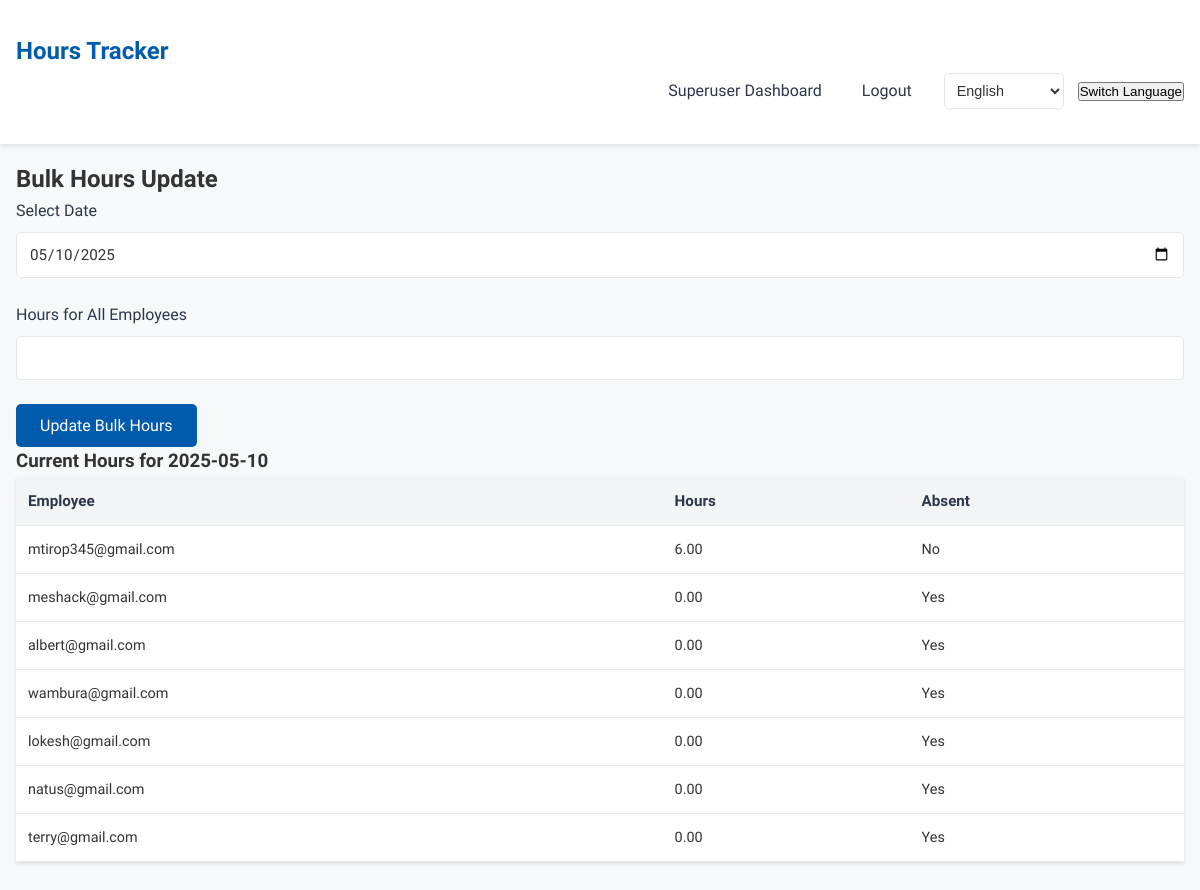
Screenshot of /bulk-hours/ (signed in) with the database file from the repository.
### hours_tracker/models.py (models this page shows, shortened)
class WorkHours(models.Model):
    user = models.ForeignKey(CustomUser, on_delete=models.CASCADE)
    date = models.DateField()
    hours = models.DecimalField(max_digits=5, decimal_places=2)
    is_absence = models.BooleanField(default=False)
    class Meta:
        unique_together = ('user', 'date')

class CustomUser(AbstractUser):
    is_employee = models.BooleanField(default=False)
    is_admin = models.BooleanField(default=False)
    hourly_wage = models.DecimalField(max_digits=10, decimal_places=2, default=0.00)
    first_name = models.CharField(max_length=100, blank=True)
    last_name = models.CharField(max_length=100, blank=True)
    account_number = models.CharField(max_length=20, blank=True)
    is_contracted = models.BooleanField(default=False)
    visa_type = models.CharField(max_length=50, blank=True)
    bank_name = models.CharField(max_length=100, blank=True)

### hours_tracker/views.py (the view, shortened to what this page needs)
# urls.py: path('bulk-hours/', views.bulk_hours_view, name='bulk_hours'),
@login_required
def bulk_hours_view(request):
    lang = request.session.get('language', 'en')
    logger.debug(f"bulk_hours_view - Session language: {lang}, Session key: {request.session.session_key}")
    template = f'bulk_hours_{lang}.html'
    logger.debug(f"bulk_hours_view - Rendering template: {template}")
    if not (request.user.is_admin or request.user.is_superuser):
        return redirect('calendar')
    users = CustomUser.objects.filter(is_employee=True)
    default_date = timezone.now().date()
    selected_date_str = request.POST.get('date', default_date.isoformat())
    try:
        selected_date = datetime.strptime(selected_date_str, '%Y-%m-%d').date()
    except ValueError:
        selected_date = default_date
        messages.error(request, 'Invalid date format. Using today\'s date.' if lang == 'en' else '잘못된 날짜 형식입니다. 오늘 날짜를 사용합니다.')
    work_hours = WorkHours.objects.filter(date=selected_date)
    context = {
        'users': users,
        'selected_date': selected_date,
        'work_hours': work_hours,
    }
    return render(request, template, context)

### templates/bulk_hours_en.html (shortened to what this page needs)
{% extends 'base_en.html' %}
{% load static %}
{% block css %}
    <link rel="stylesheet" href="{% static 'css/bulk_hours.css' %}">
{% endblock %}
{% block content %}
<h2>Bulk Hours Update</h2>
<form method="post">
    <div class="form-group">
        <label for="date">Select Date</label>
        <input type="date" name="date" id="date" value="{{ selected_date|date:'Y-m-d' }}" class="input-field" required>
    </div>
    <div class="form-group">
        <label for="bulk_hours">Hours for All Employees</label>
        <input type="number" step="0.01" name="bulk_hours" id="bulk_hours" class="input-field" required>
    </div>
    <button type="submit" class="button-primary">Update Bulk Hours</button>
</form>
<h3>Current Hours for {{ selected_date|date:'Y-m-d' }}</h3>
<table class="table-custom">
    <thead>
        <tr>
            <th>Employee</th>
            <th>Hours</th>
            <th>Absent</th>
        </tr>
    </thead>
    <tbody>
        {% if work_hours %}
            {% for wh in work_hours %}
                <tr>
                    <td>{{ wh.user.email }}</td>
                    <td>{{ wh.hours }}</td>
                    <td>{{ wh.is_absence|yesno:"Yes,No" }}</td>
                </tr>
            {% endfor %}
        {% else %}
            <tr>
                <td colspan="3">No hours recorded for this date.</td>
            </tr>
        {% endif %}
    </tbody>
</table>
{% endblock %}

### templates/base_en.html (shortened to what this page needs)
{% load static %}
<!DOCTYPE html>
<html lang="en">
<head>
    <link rel="stylesheet" href="{% static 'css/base.css' %}">
    {% block css %}
    {% endblock %}
</head>
<body>
    <nav class="navbar">
        <div class="container">
            <a class="navbar-brand" href="{% url 'home' %}">Hours Tracker</a>
            <ul class="nav-list">
                {% if user.is_authenticated %}
                    {% if user.is_superuser %}
                        <li class="nav-item">
                            <a class="nav-link" href="{% url 'superuser_dashboard' %}">Superuser Dashboard</a>
                        </li>
                    {% else %}
                        <li class="nav-item">
                            <a class="nav-link" href="{% url 'calendar' %}">My Calendar</a>
                        </li>
                    {% endif %}
                    <li class="nav-item">
                        <form action="{% url 'logout' %}" method="post" style="display:inline;">
                            <button type="submit" class="nav-link btn btn-link">Logout</button>
                        </form>
                    </li>
                {% else %}
                    <li class="nav-item">
                        <a class="nav-link" href="{% url 'login' %}">Login</a>
                    </li>
                {% endif %}
                <li class="nav-item language-switcher">
                    <form action="{% url 'set_language' %}" method="post" id="language-form">
                        <select name="language" id="language-select" onchange="this.form.submit()">
                            <option value="en" {% if request.session.language == 'en' or not request.session.language and LANGUAGE_CODE == 'en' %}selected{% endif %}>English</option>
                        </select>
                        <button type="submit" style="margin-left: 10px;">Switch Language</button>
                    </form>
                </li>
            </ul>
        </div>
    </nav>
    <div class="container">
        {% block content %}
        {% endblock %}
    </div>
</body>
</html>

### static/css/base.css (style rules this page uses)
* { margin: 0; padding: 0; box-sizing: border-box; }
body { font-family: 'Noto Sans KR', 'Nanum Gothic', -apple-system, BlinkMacSystemFont, 'Segoe UI', Roboto, sans-serif; line-height: 1.6; color: #333; background-color: #f6f8fa; }
.container { max-width: 1200px; margin: 0 auto; padding: 16px; }
.navbar { background: #ffffff; box-shadow: 0 2px 4px rgba(0, 0, 0, 0.1); padding: 1rem 0; position: sticky; top: 0; z-index: 1000; }
.navbar-brand { font-size: 1.5rem; font-weight: 700; color: #005bac; text-decoration: none; display: inline-block; }
.nav-list { display: flex; align-items: center; justify-content: flex-end; list-style: none; gap: 1.5rem; margin: 0; }
.nav-item { display: flex; align-items: center; }
.nav-link { color: #2d3748; text-decoration: none; font-size: 1rem; font-weight: 500; padding: 0.5rem; transition: color 0.2s ease; }
.btn-link { background: none; border: none; cursor: pointer; font: inherit; color: #2d3748; padding: 0.5rem; }
.language-switcher select { padding: 0.5rem; border: 1px solid #e5e7eb; border-radius: 5px; font-size: 0.9rem; background: #ffffff; color: #333; cursor: pointer; min-width: 120px; }

### static/css/bulk_hours.css (style rules this page uses)
.form-group { margin-bottom: 1.5rem; }
.form-group label { display: block; font-family: 'Noto Sans KR', 'Nanum Gothic', sans-serif; font-size: 1rem; font-weight: 500; color: #2d3748; margin-bottom: 0.5rem; }
.input-field { width: 100%; padding: 0.75rem; border: 1px solid #e5e7eb; border-radius: 5px; font-family: 'Noto Sans KR', 'Nanum Gothic', sans-serif; font-size: 0.95rem; color: #333; background: #ffffff; transition: border-color 0.2s ease; }
.button-primary { background: #005bac; color: #ffffff; border: none; padding: 0.75rem 1.5rem; border-radius: 5px; font-family: 'Noto Sans KR', 'Nanum Gothic', sans-serif; font-size: 1rem; font-weight: 500; cursor: pointer; transition: background 0.2s ease; }
.table-custom { width: 100%; border-collapse: collapse; font-family: 'Noto Sans KR', 'Nanum Gothic', sans-serif; background: #ffffff; box-shadow: 0 2px 4px rgba(0, 0, 0, 0.1); margin-bottom: 1.5rem; }
.table-custom th, .table-custom td { padding: 0.75rem; text-align: left; border-bottom: 1px solid #e5e7eb; }
.table-custom th { background: #f3f4f6; font-weight: 600; color: #2d3748; font-size: 0.95rem; }
.table-custom td { font-size: 0.9rem; color: #333; }

### rows the page displays
WorkHours: user.email "mtirop345@gmail.com", hours "6.00", is_absence "No"
WorkHours: user.email "meshack@gmail.com", hours "0.00", is_absence "Yes"
WorkHours: user.email "albert@gmail.com", hours "0.00", is_absence "Yes"
WorkHours: user.email "wambura@gmail.com", hours "0.00", is_absence "Yes"
WorkHours: user.email "lokesh@gmail.com", hours "0.00", is_absence "Yes"
WorkHours: user.email "natus@gmail.com", hours "0.00", is_absence "Yes"
WorkHours: user.email "terry@gmail.com", hours "0.00", is_absence "Yes"

### other values shown
{{ selected_date|date:'Y-m-d' }} "2025-05-10"
